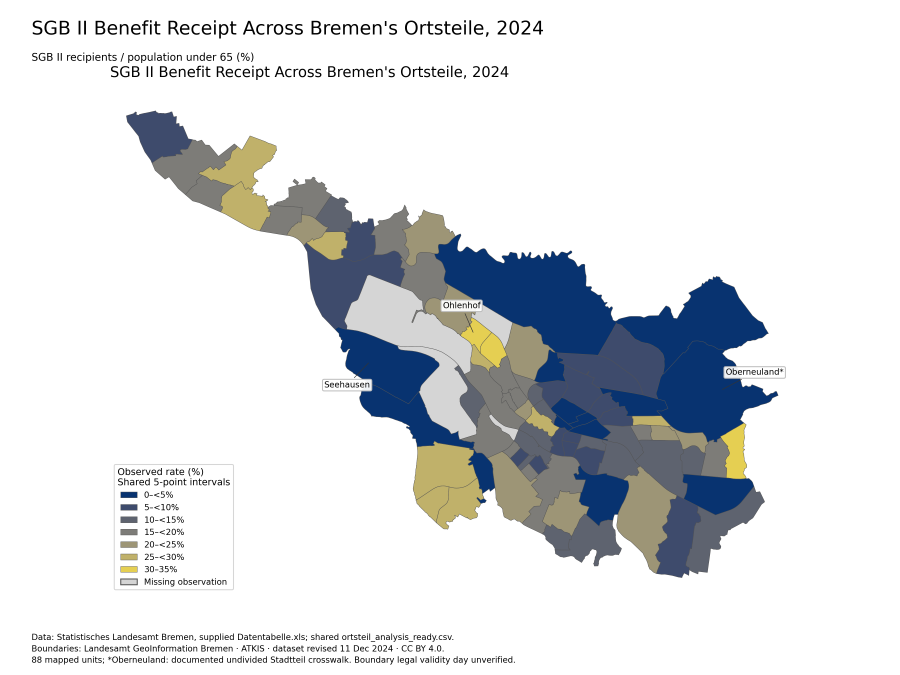
#> input picture figures/section2_v2/atlas_sgbii_2024.png, 3600 x 2700 px (shown at 1/4 size)
$ python -i build_section2_atlas.py   (imports and definitions only)
#> lines starting #> are read from the running program, lines starting #| are printed output that depends on the picture
"""Additive, reproducible Bremen 2024 atlas; no Section 2 V2 files are overwritten."""
from pathlib import Path
import argparse
import hashlib
import json
import subprocess
import xml.etree.ElementTree as ET
import tempfile
import shutil
import platform
import struct
import zipfile
import html
import re

import numpy as np
import pandas as pd
import scipy
from scipy.stats import spearmanr
import matplotlib
# [1 line not run here, left out]
import matplotlib.pyplot as plt
from matplotlib.path import Path as MPath
from matplotlib.patches import PathPatch, Patch, Rectangle
from matplotlib.colors import ListedColormap, BoundaryNorm, to_rgb
from PIL import Image

ROOT = Path(__file__).resolve().parents[1]
REPORT = ROOT / 'reports/section2_v2/atlas'
SOURCES = REPORT / 'sources'
BASE = 'https://geodienste.bremen.de/wfs_verwaltungsgrenzen'
META = 'https://metaver.de/csw/partner/hb?Service=CSW&Request=GetRecordById&Version=2.0.2&id=D9F32B22-C647-42FD-9E95-1344AC57BC46&outputSchema=http://www.isotc211.org/2005/gmd&elementSetName=full'
LAW = 'https://www.transparenz.bremen.de/metainformationen/verordnung-ueber-die-neuordnung-der-stadtbremischen-verwaltungsbezirke-vom-23-februar-1951-70486?asl=bremen203_tpgesetz.c.55340.de&template=20_gp_ifg_meta_detail_d'
PROPOSAL = 'https://www.rathaus.bremen.de/sixcms/media.php/13/20130312_Ortsgesetz_Stadtteil_Oberneuland.pdf'
URLS = {
    'wfs_capabilities.xml': BASE+'?SERVICE=WFS&REQUEST=GetCapabilities',
    'ortsteile_bremen_epsg25832.gml': BASE+'?SERVICE=WFS&VERSION=2.0.0&REQUEST=GetFeature&TYPENAMES=app:Ortsteile_Bremen&SRSNAME=EPSG:25832',
    'boundary_metadata.xml': META,
    'verwaltungsgrenzen_hb.zip':'https://gdi2.geo.bremen.de/inspire/download/Verwaltungsgrenzen/data/Verwaltungsgrenzen_HB.zip',
    'stadtteile_bremen_epsg25832.gml':BASE+'?SERVICE=WFS&VERSION=2.0.0&REQUEST=GetFeature&TYPENAMES=app:Stadtteile_Bremen&SRSNAME=EPSG:25832',
    'administrative_divisions.html':LAW,
    'oberneuland_2013_proposal.pdf':PROPOSAL,
}
NS = {'gml':'http://www.opengis.net/gml/3.2', 'app':'http://www.deegree.org/app',
      'wfs':'http://www.opengis.net/wfs/2.0','gmd':'http://www.isotc211.org/2005/gmd',
      'gco':'http://www.isotc211.org/2005/gco','ows':'http://www.opengis.net/ows/1.1'}
BASELINE='20b79ae817c5d7c7b80e1d93c79d415d47037be7'
FIGURES=ROOT/'figures/section2_v2'
FEATURES=['unemployment','employment','benefit_receipt']
NAMES=['Unemployment quotient','Insured-employment participation','SGB II receipt: under 65']
DENOMINATORS=['Unemployed / (insured employees + unemployed)',
              'Insured employees / population aged 15–<65',
              'SGB II recipients / population under 65']
DATA_SOURCE='Data: Statistisches Landesamt Bremen, supplied Datentabelle.xls; shared ortsteil_analysis_ready.csv.'
BOUNDARY_SOURCE='Boundaries: Landesamt GeoInformation Bremen · ATKIS · dataset revised 11 Dec 2024 · CC BY 4.0.'
GRAY='#d5d5d5'
MAP_FILES=['atlas_unemployment_2024.png','atlas_sgbii_2024.png',
           'atlas_economic_maps_side_by_side_2024.png','atlas_bivariate_economic_2024.png',
           'atlas_data_blind_spots_2024.png','atlas_neighborhood_evidence_cards_2024.png']
REPORT_FILES=['geographic_join_validation.csv','geographic_join_validation.json','geographic_join_validation.md',
              'boundary_source_metadata.json','bivariate_classification_2024.csv','bivariate_class_counts.csv',
              'classification_breaks.json','spatial_missingness_2024.csv','neighborhood_card_data_2024.csv',
              'atlas_methods_results.md','atlas_figure_captions.md','atlas_validation.json','atlas_reproduction_manifest.json']
OWNED={('figures/section2_v2/'+n) for n in MAP_FILES}|{('reports/section2_v2/atlas/'+n) for n in REPORT_FILES}
PINS={
 'wfs_capabilities.xml':'e8b410fb2833210a9b19c2471222dfebe50756e69ae9022059dc72b7527d0d9c',
 'ortsteile_bremen_epsg25832.gml':'e0e52751c91ffe0349040def779373a97fe86c35724a3b6514464a063ee7fc26',
 'boundary_metadata.xml':'e0fafd01db84fe893eacd83cfe84898c8674d853b357af0c0ad27c34e3223b96',
 'verwaltungsgrenzen_hb.zip':'25b6b0ec211ac4e730faae23c1c1fa11adf6c531682ed51aed9bb11616284dfa',
 'stadtteile_bremen_epsg25832.gml':'e8eebb82bff4ab092343252ebeccc6f7c3f2ef3243ede7aa84981882686500f0',
 'administrative_divisions.html':'030c32d38af30ed918251b0d705a64343ae459881f41439f521808b82047ebea',
 'oberneuland_2013_proposal.pdf':'8e6eeb81aaf4181c4044ef3888f7f929042929d1739293804d3cfe73b14f339b'}

def require(condition,message):
    if not condition: raise AssertionError(message)

def git(*args):
    return subprocess.check_output(['git','--no-pager',*args],cwd=ROOT,timeout=30).decode('utf-8').strip()

def rel(p): return Path(p).relative_to(ROOT).as_posix()

# [4 lines left out: function protected_files, not called in this run]

def read_csv(p):
    return pd.read_csv(ROOT/p,encoding='utf-8-sig',dtype={'geo_code':str},float_precision='round_trip')

def json_text(x): return json.dumps(x,indent=2,ensure_ascii=False,allow_nan=False)+'\n'

# [23 lines left out: function load_data, not called in this run]

def signed_area(ring):
    r=ring-ring[0]
    return float(np.sum(r[:-1,0]*r[1:,1]-r[1:,0]*r[:-1,1])/2)

# [45 lines left out: functions parse_geometry, dbf_rows, not called in this run]

def load_geography(frame):
    for name,digest in PINS.items():
        require((SOURCES/name).is_file(),'Missing frozen source '+name+'; atlas requires its archived source snapshots')
        require(sha(SOURCES/name)==digest,'Official source snapshot changed; review required: '+name)
    cap=ET.parse(SOURCES/'wfs_capabilities.xml')
    fees=cap.find('.//ows:Fees',NS).text
    require('4.0' in fees and 'Landesamt GeoInformation Bremen' in fees,'License/attribution unverified')
    meta=ET.parse(SOURCES/'boundary_metadata.xml')
    identification=meta.find('.//gmd:MD_DataIdentification',NS)
    title=identification.find('.//gmd:title/gco:CharacterString',NS).text
    dates=[]
    for node in identification.findall('gmd:citation/gmd:CI_Citation/gmd:date/gmd:CI_Date',NS):
        typ=node.find('gmd:dateType/gmd:CI_DateTypeCode',NS).attrib['codeListValue']
        val=list(node.find('gmd:date',NS))[0].text
        dates.append(dict(type=typ,value=val))
    require(any(d['type']=='revision' and d['value'].startswith('2024-12-11') for d in dates),'Boundary revision unverified')
    text=html.unescape(re.sub('<[^>]+>',' ',(SOURCES/'administrative_divisions.html').read_text(encoding='utf-8')))
    text=' '.join(text.split())
    require(re.search(r'361\s+Oberneuland',text) is not None,'Official 361/Oberneuland code evidence missing')
    polygons={};properties=[];member_ids=[]
    doc=ET.parse(SOURCES/'ortsteile_bremen_epsg25832.gml').getroot()
    features=doc.findall('wfs:member/app:Ortsteile_Bremen',NS)
    for f in features:
        p={c.tag.split('}')[-1]:c.text for c in f if c.tag!='{'+NS['app']+'}geom'}
        require(p['sch_ks']=='04011000' and p['bez_ks']=='Bremen','Unexpected municipality')
        require(re.fullmatch(r'04011\d{3}',p['sch_ot']) is not None,'Unexpected official code')
        code=p['sch_ot'][-3:]
        require(p['sch_ot_ags']=='040110000'+code,'Independent official code fields disagree')
        require(code not in polygons,'Duplicate polygon code')
        member_ids.append(f.attrib['{'+NS['gml']+'}id'])
        polygons[code]=parse_geometry(f)
        properties.append(dict(geo_code=code,boundary_name=p['bez_ot'],official_code=p['sch_ot'],
                               boundary_stadtbezirk=p['bez_sb'],boundary_stadtteil=p.get('bez_st',''),
                               source_level='Ortsteil',source_layer='app:Ortsteile_Bremen',
                               crosswalk='official code suffix; sch_ot_ags independently checked',
                               official_area_km2=float(p['flaeche'])))
    require(len(set(member_ids))==len(member_ids),'Duplicate WFS feature identifier')
    raw_codes=set(polygons)
    require(set(frame.geo_code)-raw_codes=={'361'} and not raw_codes-set(frame.geo_code),'Unexpected unresolved geographic mismatch')
    # Explicit one-to-one exception, not a suffix join between different geographic levels.
    st=ET.parse(SOURCES/'stadtteile_bremen_epsg25832.gml')
    candidates=[f for f in st.findall('wfs:member/app:Stadtteile_Bremen',NS)
                if f.find('app:sch_st',NS).text=='04011360']
    require(len(candidates)==1 and candidates[0].find('app:bez_st',NS).text=='Oberneuland','Oberneuland Stadtteil exception unverified')
    f=candidates[0]
    require(f.find('app:sch_ks',NS).text=='04011000','Wrong Oberneuland municipality')
    polygons['361']=parse_geometry(f)
    properties.append(dict(geo_code='361',boundary_name='Oberneuland',official_code='04011360',
                           boundary_stadtbezirk=f.find('app:bez_sb',NS).text,boundary_stadtteil='Oberneuland',
                           source_level='Stadtteil',source_layer='app:Stadtteile_Bremen',
                           crosswalk='explicit undivided Oberneuland 360 -> statistical 361; official documents',
                           official_area_km2=float(f.find('app:flaeche',NS).text)))
    z=zipfile.ZipFile(SOURCES/'verwaltungsgrenzen_hb.zip')
    rows=dbf_rows(z,'hb_ortsteile_BRE.dbf')
    require(len(rows)==len(features)==87 and {r['SCH_OT'][-3:] for r in rows}==raw_codes,'WFS/shapefile scope differs')
    for p in properties:
        if p['source_level']=='Ortsteil':
            row=next(r for r in rows if r['SCH_OT']==p['official_code'])
            require(row['BEZ_OT']==p['boundary_name'],'WFS/DBF name mismatch')
    geometry_rows=[]
    for code,parts in sorted(polygons.items()):
        area=sum(sum(signed_area(r) for r in rings) for rings in parts)/1e6
        official=next(p['official_area_km2'] for p in properties if p['geo_code']==code)
        # Coordinate precision can create a small difference from published area.
        require(abs(area-official)<max(.001,official*.002),'Geometry/published area mismatch '+code)
        geometry_rows.append(dict(geo_code=code,geometry_parts=len(parts),
                                  geometry_rings=sum(map(len,parts)),coordinate_area_km2=area))
    join=frame[['geo_code','geo_name']].merge(pd.DataFrame(properties),on='geo_code',how='outer',validate='one_to_one',indicator=True)
    require(join['_merge'].eq('both').all() and len(join)==88,'Unresolved join; map production blocked')
    join['name_discrepancy']=join.geo_name.ne(join.boundary_name)
    expected={'437':('Ueberseestadt','Überseestadt'),'421':('Regensburger Straße','Regensburger Str.'),'515':('St. Magnus','St.Magnus')}
    actual={r.geo_code:(r.geo_name,r.boundary_name) for r in join[join.name_discrepancy].itertuples()}
    require(actual==expected,'Unreviewed geographic name discrepancy')
    join=join.merge(pd.DataFrame(geometry_rows),on='geo_code',validate='one_to_one').drop(columns='_merge')
    join['join_status']='matched'
    join['boundary_dataset_revision']='2024-12-11'
    join['crs']='EPSG:25832'
    allpoints=np.concatenate([r for parts in polygons.values() for rings in parts for r in rings])
    extent=[float(v) for v in [allpoints[:,0].min(),allpoints[:,0].max(),allpoints[:,1].min(),allpoints[:,1].max()]]
    report=dict(socioeconomic_records=88,official_ortsteil_features=87,official_feature_ids_unique=True,
                wfs_declared_numberReturned=doc.attrib.get('numberReturned'),wfs_actual_members=len(features),
                raw_unmatched_socioeconomic=[dict(geo_code='361',geo_name='Oberneuland')],raw_unmatched_polygons=[],
                resolved_crosswalks=[dict(geo_code='361',official_code='04011360',source_level='Stadtteil',
                    evidence=[LAW,PROPOSAL],interpretation='Undivided Oberneuland territory; explicit statistical 361 crosswalk, not a general level conversion.')],
                final_matched=88,final_unmatched_socioeconomic=[],final_unmatched_polygons=[],missing_geometries=0,
                name_discrepancies=[dict(geo_code=k,socioeconomic_name=a,boundary_name=b) for k,(a,b) in sorted(actual.items())],
                dataset_revision='2024-12-11',exact_legal_boundary_validity_date_verified=False,
                boundary_compatibility='Same-year dataset revision and explicit code crosswalk; exact statistical boundary reference day remains unverified.',
                scope='88 represented mainland statistical units; no Bremerhaven municipality, no separately represented code 123 overseas-port enclave. Not an all-territory Land Bremen map.',
                geometry_checks='Finite, closed nondegenerate 2-D rings; CRS; original vertices; multipart/hole handling; coordinate area vs published area. No full topology/overlap certification.',
                extent_epsg25832=extent)
    source=dict(dataset_title=title,publishing_authority='Landesamt GeoInformation Bremen',
                source_url='https://metaver.de/trefferanzeige?docuuid=D9F32B22-C647-42FD-9E95-1344AC57BC46',
                direct_download_urls=URLS,geographic_levels=['Ortsteil','Stadtteil (one explicit exception)'],
                boundary_dataset_dates=dates,boundary_dataset_revision='2024-12-11',exact_legal_boundary_validity_date=None,
                crs='EPSG:25832 — ETRS89 / UTM zone 32N',license='Creative Commons Attribution 4.0 International',
                license_url='https://creativecommons.org/licenses/by/4.0/',attribution='Landesamt GeoInformation Bremen',
                formats=['GML 3.2 WFS response','Shapefiles ZIP','ISO XML metadata','official HTML','official PDF'],
                accessed_date='2026-10-10',wfs_snapshot_timestamp=doc.attrib['timeStamp'],
                snapshots={n:dict(url=URLS[n],sha256=PINS[n]) for n in URLS})
    return polygons,join.sort_values('geo_code'),report,source,extent

# [440 lines left out: functions classify, build_tables, polygon_path, map_base, annotation, finish and 8 more, not called in this run]

# [8 lines not run here, left out]

>>> import cv2
>>> picture = cv2.imread('../figures/section2_v2/atlas_sgbii_2024.png', cv2.IMREAD_GRAYSCALE)
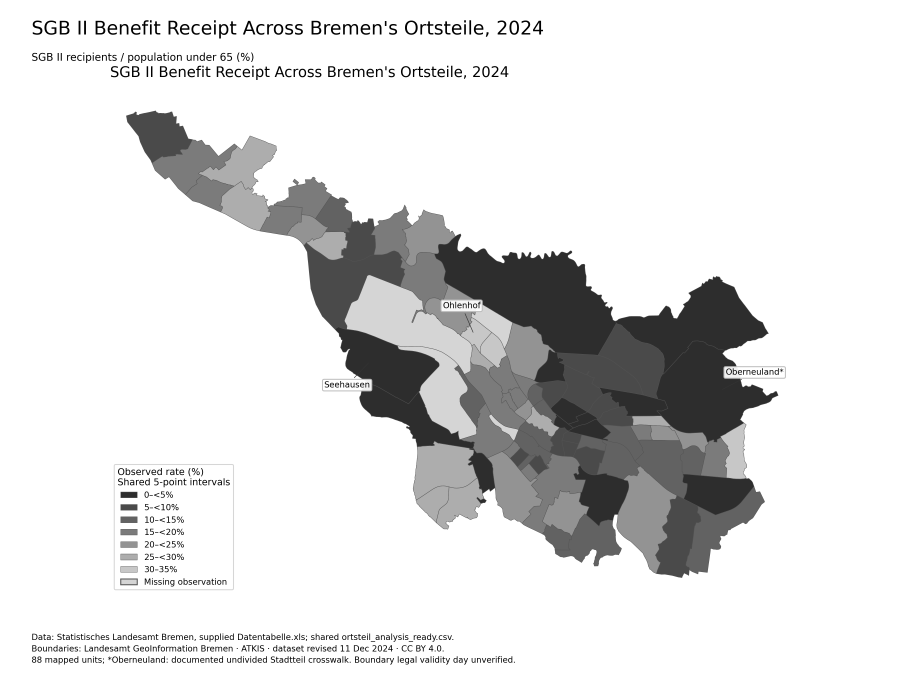
#> picture: shape (2700, 3600) (shown at 1/4 size); min 0, max 255, mean 222.4
#> (the run stopped early here; a loop or call above may not have finished)
